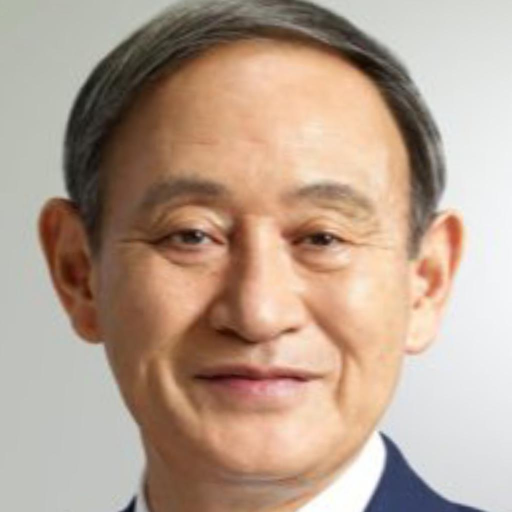
#> input picture examples/source/05.jpg, 1024 x 1024 px, given in place of 05.png, which was not available (shown at 1/2 size)
$ jupyter execute --allow-errors demo2_run.ipynb   (shell and % lines are left out)   (text cells are left out)
#> lines starting #> are read from the running program, lines starting #| are printed output that depends on the picture; pictures that were not available may be replaced by others from this repository, and a replacement may not be noted
[cell 1]
# github からコードを取得
%cd first-order-model

# サンプルデータのダウンロード
import gdown
gdown.download('https://drive.google.com/u/1/uc?id=1Rx_dJOot4VcofLslayyf49Vejc0-Q_t_', 'sample.zip', quiet=False)
#> (this line was passed over: gdown is not available in this run)

[cell 2]
import imageio
import numpy as np
import matplotlib.pyplot as plt
import matplotlib.animation as animation
from skimage.transform import resize
from IPython.display import HTML
import warnings
warnings.filterwarnings("ignore")

def display(source, driving, generated=None):
    fig = plt.figure(figsize=(8 + 4 * (generated is not None), 6))

    ims = []
    for i in range(len(driving)):
        cols = [source]
        cols.append(driving[i])
        if generated is not None:
            cols.append(generated[i])
        im = plt.imshow(np.concatenate(cols, axis=1), animated=True)
        plt.axis('off')
        ims.append([im])

    ani = animation.ArtistAnimation(fig, ims, interval=33, repeat_delay=1000)
    plt.close()
    return ani

[cell 3]
from demo import load_checkpoints
from demo import make_animation
from skimage import img_as_ubyte

source_image = imageio.imread('./sample/05.png')
#> source_image is the input picture: shape (1024, 1024, 3); mean R, G, B 183, 160.3, 143.3
#> (the rest of this cell did not finish here and is left out)

[cell 4]
# ABCニュースの動画からキャスターの顔部分だけを切り出し

[cell 5]
# result.mp4 を動画にして、5枚の静止画から生成動画のフレームを作成する
from demo import load_checkpoints
from demo import make_animation
from skimage import img_as_ubyte

s0 = resize(imageio.imread('./sample/pic0.png'), (256, 256))[..., :3]
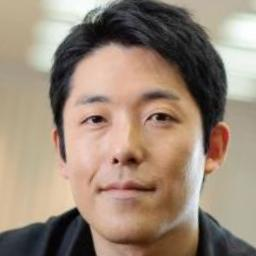
#> input picture examples/source/01.jpg, 256 x 256 px, given in place of pic0.png, which was not available
s1 = resize(imageio.imread('./sample/pic1.png'), (256, 256))[..., :3]
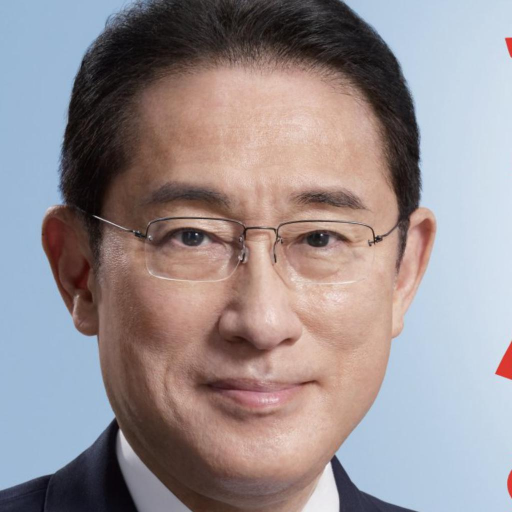
#> input picture examples/source/02.jpg, 1024 x 1024 px, given in place of pic1.png, which was not available (shown at 1/2 size)
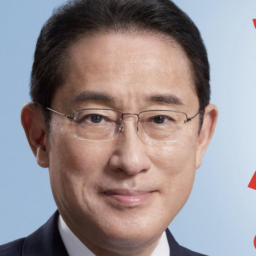
#> s1: shape (256, 256, 3) float64; mean R, G, B 0.595, 0.557, 0.567
s2 = resize(imageio.imread('./sample/pic2.png'), (256, 256))[..., :3]
#> (the rest of this cell did not finish here and is left out)
